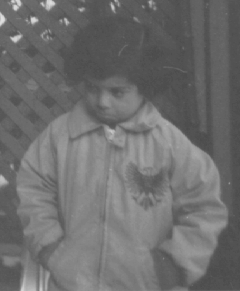
#> input picture Bima/TME1/img/pout.tif, 240 x 291 px, given in place of son.png, which was not available
$ jupyter execute --allow-errors TME2.ipynb   (text cells are left out)
#> lines starting #> are read from the running program, lines starting #| are printed output that depends on the picture; after the words box and inside, x2 and y2 are one past the last pixel; in counts of white or black regions, pixels touching at a corner belong together; pictures that were not available may be replaced by others from this repository, and a replacement may not be noted
[cell 1]
import numpy as np
from numpy.fft import fft2,fftshift
from PIL import Image
import math
son = 255.*np.array(Image.open("Img/son.png"))
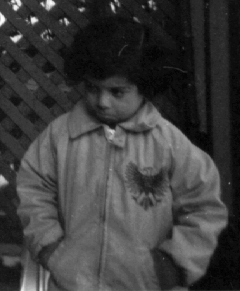
#> son: shape (291, 240) float64; min 18870, max 57120, mean 28127.4; drawn with min black and max white
print(son)
#> (printed output is left out)
sonrot = np.array(Image.open('img/sonrot2.png'))
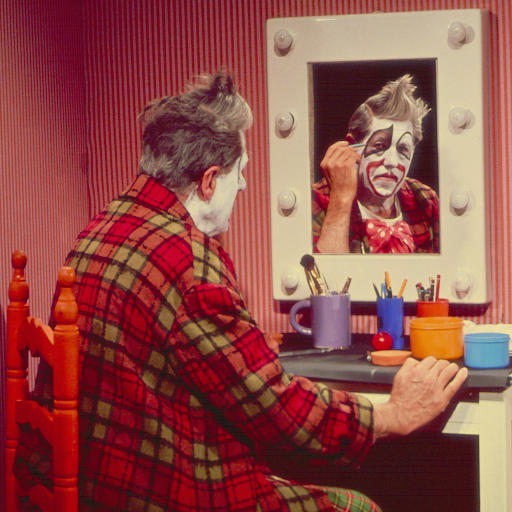
#> input picture Bima/TME4/img/clown.bmp, 512 x 512 px, given in place of sonrot2.png, which was not available
#> sonrot is the input picture: shape (512, 512, 3); mean R, G, B 144.6, 75.7, 71
print(sonrot)
#> (printed output is left out)

[cell 2]
def computeFT(I):
    """ Array -> Array[complex] """
    return fft2(I)

def toVisualizeFT(If):
    """ Array[complex] -> Array[float] """
    return np.abs(fftshift(If))

def toVisualizeLogFT(If):
    """ Array[complex] -> Array[float] """
    return np.log(1+np.abs(fftshift(If)))
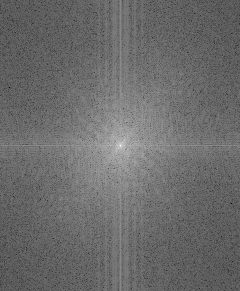
#> returned value: shape (291, 240) float64; min 4.73, max 21.4, mean 11.8; drawn with min black and max white

[cell 3]
def thresholdImage(I,s):
    """ Array*int -> Array """
#> called with s = 100000
    L = I.copy()
    L = np.where(L < s, 0, 255)
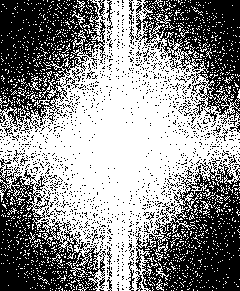
#> L: shape (291, 240) int64; 55% white; 1374 black regions (1337 under 20 px), largest, box (x1, y1, x2, y2) and area: (0, 0, 106, 136) 7676, (135, 155, 240, 291) 7565, (0, 158, 106, 291) 6077
    return L

def displayImage(I):
    plt.figure()
    plt.imshow(I)
    plt.show()

[cell 4]
import matplotlib.pyplot as plt

# your code below

#Fourier Transform of son
ftSon = computeFT(son)

#Centered Module of ftSon using Logarithmic Scale
modSonLog = toVisualizeLogFT(ftSon)
displayImage(modSonLog)

#Thresholded Module
modSon = toVisualizeFT(ftSon)
modSonThresholded = thresholdImage(modSon,1e5)
displayImage(modSonThresholded)
#--------------------------------------------------------
#Fourier Transform of sonrot
ftSonrot = computeFT(sonrot)

#Centered Module of ftSonRot using Logarithmic Scale
modSonrotLog = toVisualizeLogFT(ftSonrot)
#> in toVisualizeLogFT (call 2), `return np.log(1+np.abs(fftshift(If)))`:
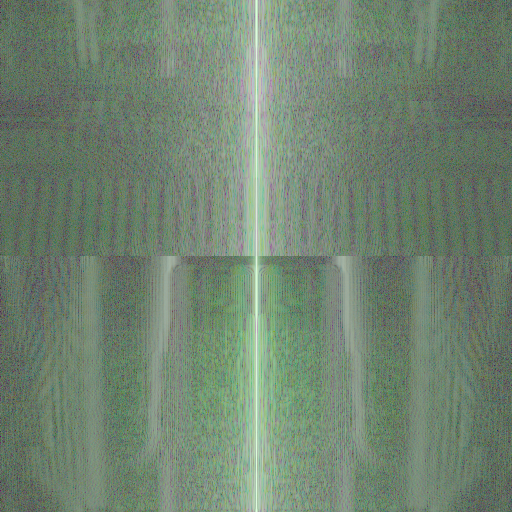
#> returned value: shape (512, 512, 3) float64; mean of channels 0, 1, 2 5.47, 6.39, 5.47; drawn with min black and max white
displayImage(modSonrotLog)

#Thresholded Module
modSonrot = toVisualizeFT(ftSonrot)
#> in toVisualizeFT (call 2), `return np.abs(fftshift(If))`:
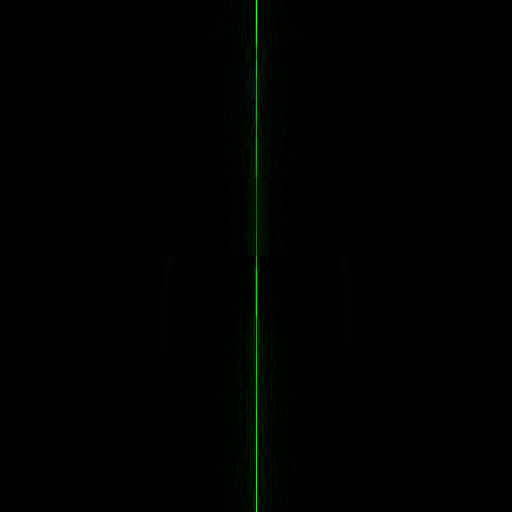
#> returned value: shape (512, 512, 3) float64; mean of channels 0, 1, 2 522.6, 1568.9, 522.6; drawn with min black and max white
modSonrotThresholded = thresholdImage(modSonrot,1e5)
displayImage(modSonrotThresholded)

[cell 5]
def blend(I1,I2,alpha):
    """ Array**2*float -> Array """
#> in thresholdImage (call 3), `L = np.where(L < s, 0, 255)`: L: shape (512, 512, 3) int64; every value is 0
    return alpha*I1 + (1-alpha)*I2

#> (a cell that did not finish here is left out)

[cell 7]
def mainOrientation(I):
    """ Array -> tuple[Iori,float]
        return image of orientation (32 bins) and the main orientation (degree) from a Fourier transform module
    """
    n, m = I.shape

    size = 32
    x = np.array(range(size))
    ori = np.vstack((np.cos(np.pi*x/size), np.sin(np.pi*x/size))).T

    Iori = np.zeros((n, m))
    orients = np.zeros((size))

    for i in range(1,n+1):
        for j in range(1,m+1):
            if I[i-1, j-1] > 0:
                v = np.array([j-m/2, -i + n/2])
                if i > n/2:
                    v = -v
                    prod = np.matmul(ori, v)
                    maxi = prod.max()
                    if maxi > 0:
                        imax = np.nonzero(prod == maxi)
                        Iori[i-1, j-1] = imax[0]
                        orients[imax] += 1

    maxori = np.nonzero(orients == orients.max())[0][0]
    return (Iori, 180*maxori/size - 90)

def rotateImage(I,a):
    """ Array*float -> Array
        return a rotation of angle a (degree) of image I
    """
#> called with a = 90
    return np.array(Image.fromarray(I).rotate(a, expand=True, fillcolor=127))
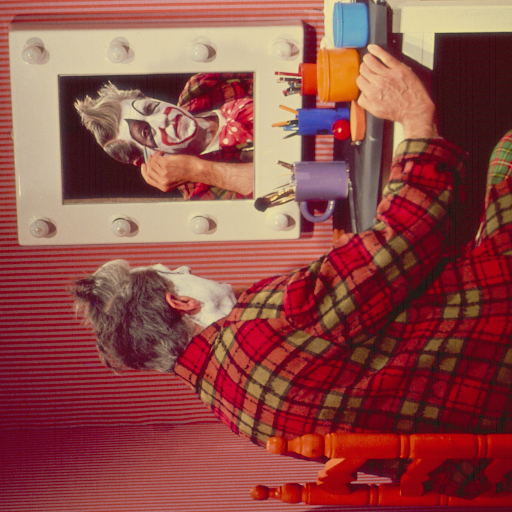
#> returned value: shape (512, 512, 3); mean of channels 0, 1, 2 144.6, 75.7, 71; drawn as R, G, B

####### your code below

def rectifyOrientation(I):
    iFT = computeFT(I)
    iModule = toVisualizeFT(iFT)
    iModuleThresholded = thresholdImage(iModule, 3e5)
    II, rot = mainOrientation(iModuleThresholded)
    print('Test result: Rectified with angle: ', rot, '°')
    rotatedI = rotateImage(I, -rot)
    return rotatedI
